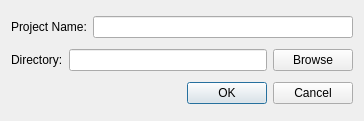
<?xml version="1.0" encoding="UTF-8"?>
<ui version="4.0">
 <class>ProjectNew</class>
 <widget class="QDialog" name="ProjectNew">
  <property name="geometry">
   <rect>
    <x>0</x>
    <y>0</y>
    <width>364</width>
    <height>121</height>
   </rect>
  </property>
  <property name="windowTitle">
   <string>Dialog</string>
  </property>
  <layout class="QVBoxLayout" name="verticalLayout">
   <item>
    <layout class="QHBoxLayout" name="horizontalLayout">
     <item>
      <widget class="QLabel" name="label">
       <property name="text">
        <string>Project Name:</string>
       </property>
      </widget>
     </item>
     <item>
      <widget class="QLineEdit" name="projectName_lineEdit"/>
     </item>
    </layout>
   </item>
   <item>
    <layout class="QHBoxLayout" name="horizontalLayout_2">
     <item>
      <widget class="QLabel" name="label_2">
       <property name="text">
        <string>Directory:</string>
       </property>
      </widget>
     </item>
     <item>
      <widget class="QLineEdit" name="projectDirec_lineEdit"/>
     </item>
     <item>
      <widget class="QPushButton" name="browseProjDirec_btn">
       <property name="text">
        <string>Browse</string>
       </property>
      </widget>
     </item>
    </layout>
   </item>
   <item>
    <widget class="QDialogButtonBox" name="buttonBox">
     <property name="orientation">
      <enum>Qt::Horizontal</enum>
     </property>
     <property name="standardButtons">
      <set>QDialogButtonBox::Cancel|QDialogButtonBox::Ok</set>
     </property>
    </widget>
   </item>
  </layout>
 </widget>
 <resources/>
 <connections>
  <connection>
   <sender>buttonBox</sender>
   <signal>accepted()</signal>
   <receiver>ProjectNew</receiver>
   <slot>accept()</slot>
   <hints>
    <hint type="sourcelabel">
     <x>248</x>
     <y>254</y>
    </hint>
    <hint type="destinationlabel">
     <x>157</x>
     <y>274</y>
    </hint>
   </hints>
  </connection>
  <connection>
   <sender>buttonBox</sender>
   <signal>rejected()</signal>
   <receiver>ProjectNew</receiver>
   <slot>reject()</slot>
   <hints>
    <hint type="sourcelabel">
     <x>316</x>
     <y>260</y>
    </hint>
    <hint type="destinationlabel">
     <x>286</x>
     <y>274</y>
    </hint>
   </hints>
  </connection>
 </connections>
</ui>
